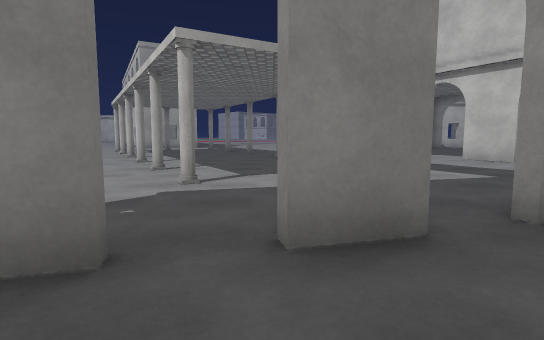
View 1 (above)

24 first-person views from a walk through a Unity game level. The camera is 1.2 m above the floor, tilts 6° down and sees 80° across. The floor is counted in squares, 2 m on a side. Each view is taken from the middle of a square. On the plan, view 1 faces up. The plan holds only what a view shows up to about 10 squares ahead; the rest is blank. The place goes on beyond the plan. Surface patterns are stand-ins for the level's own textures.

View 2
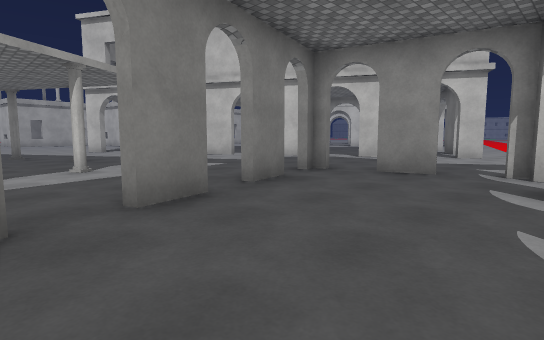

View 3
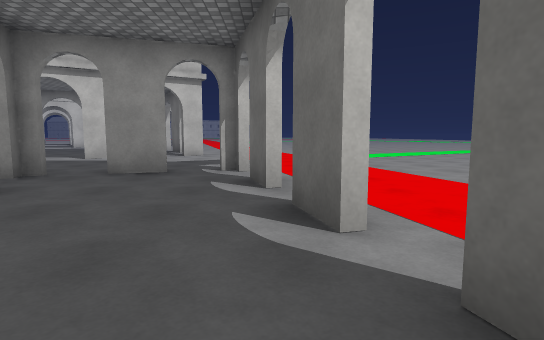

View 4
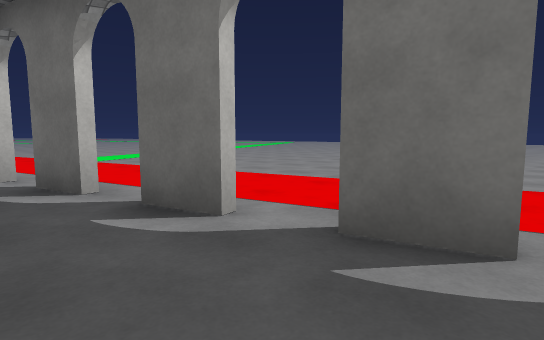

View 5
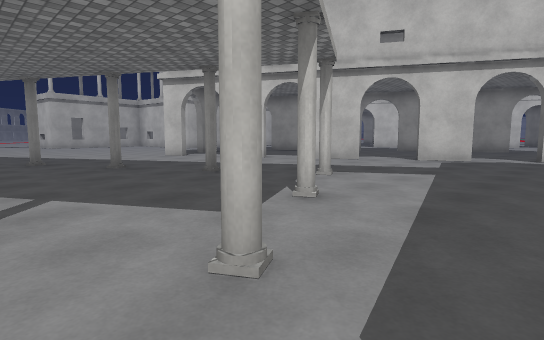

View 6
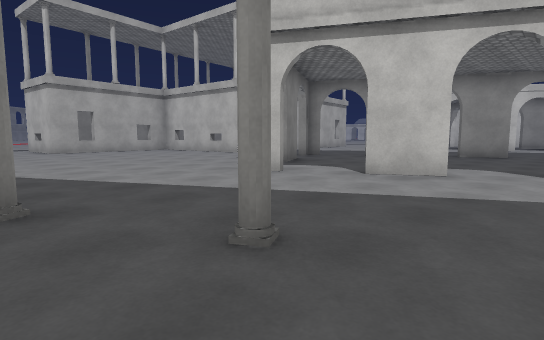

View 7
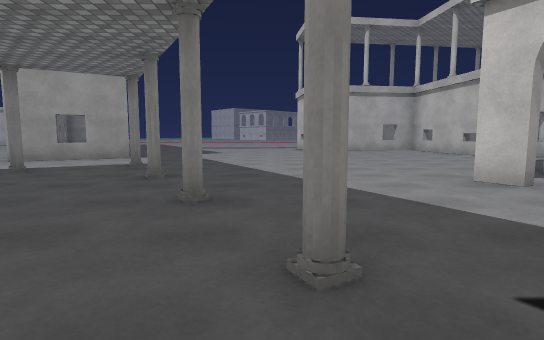

View 8
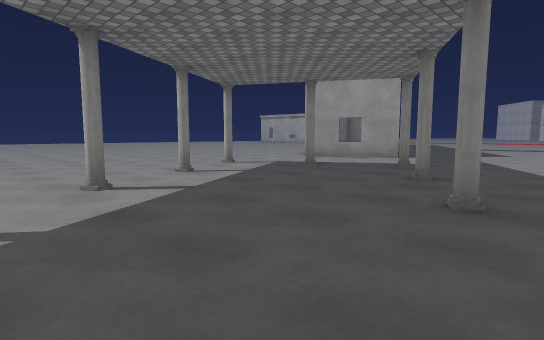

View 9
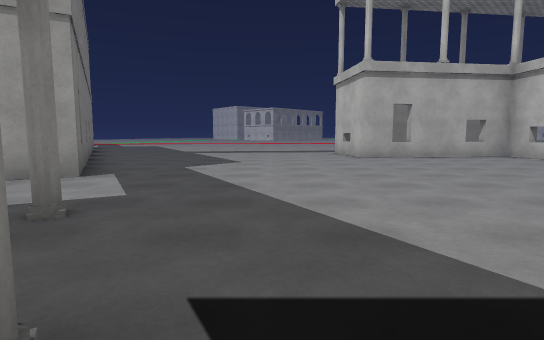

View 10
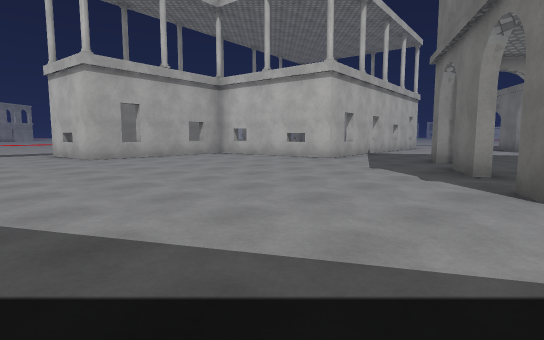

View 11
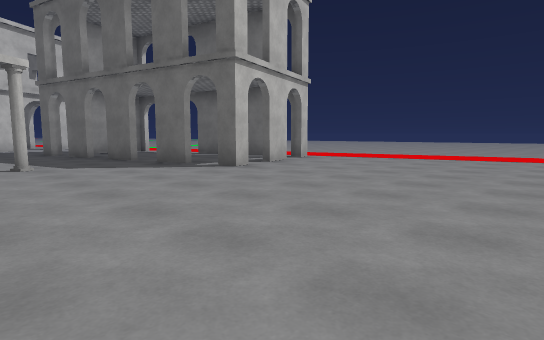

View 12
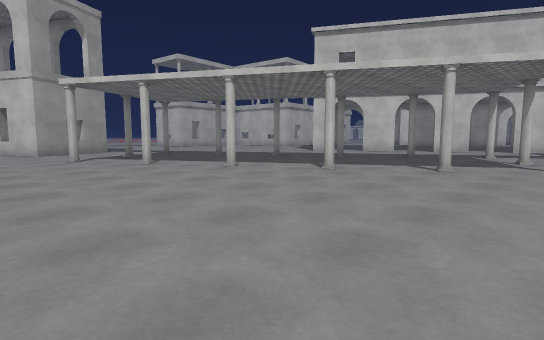

View 13
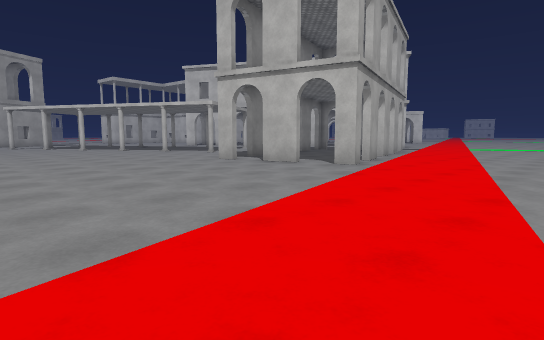

View 14
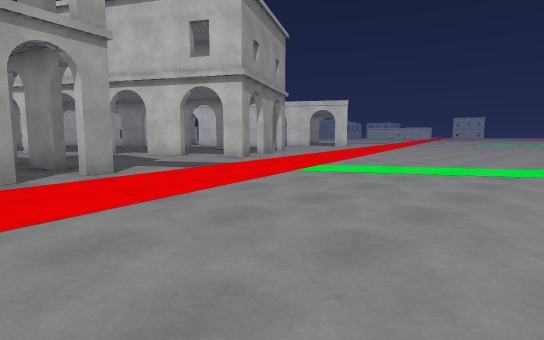

View 15
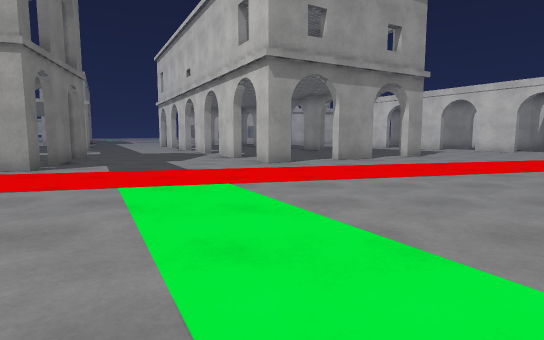

View 16
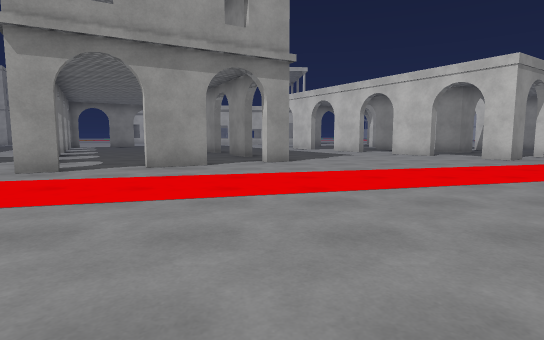

View 17
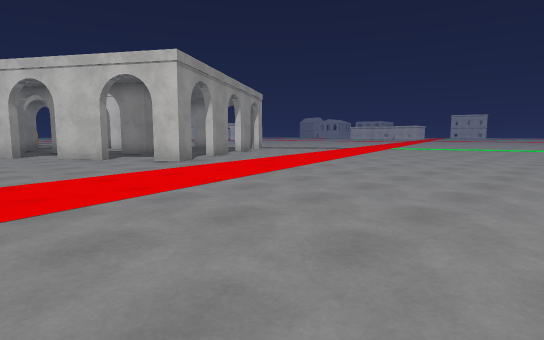

View 18
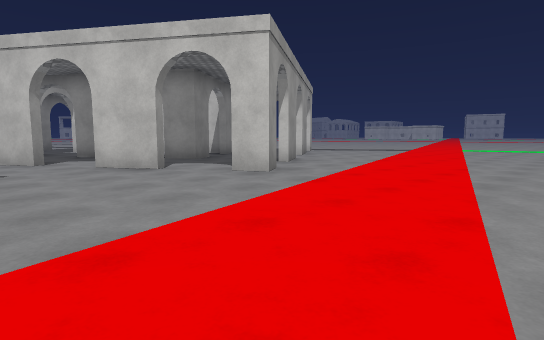

View 19
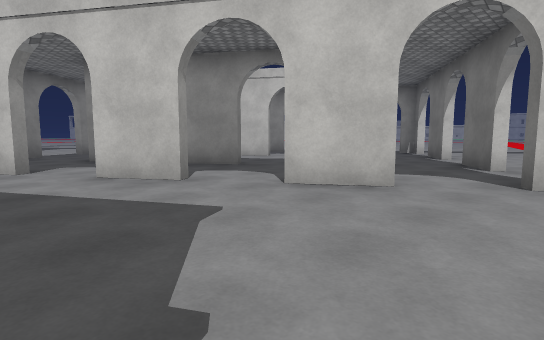

View 20
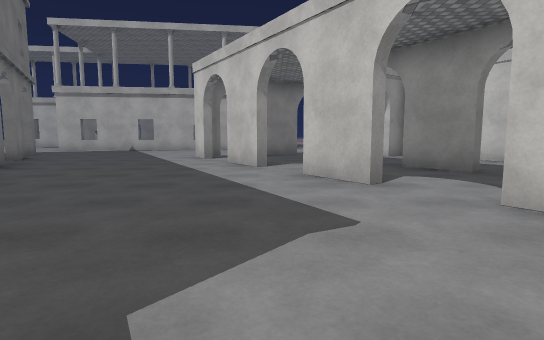

View 21
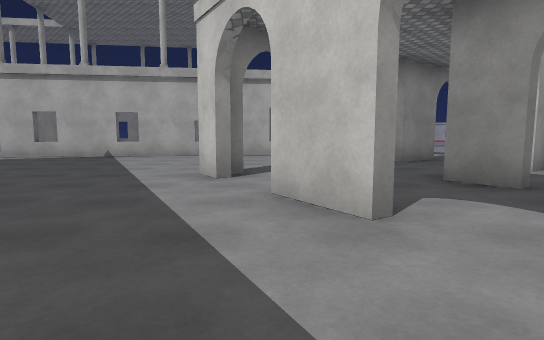

View 22
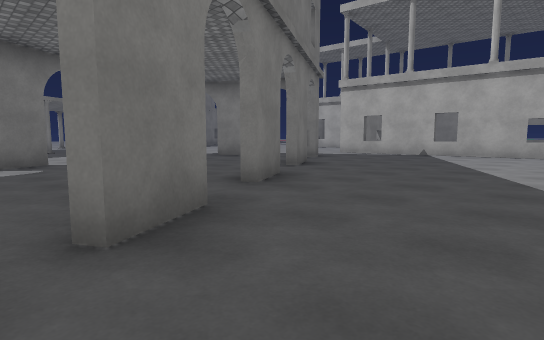

View 23
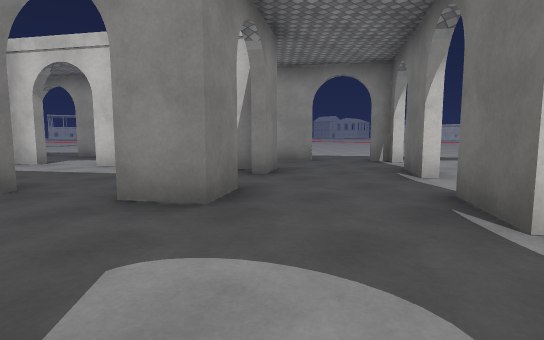

View 24
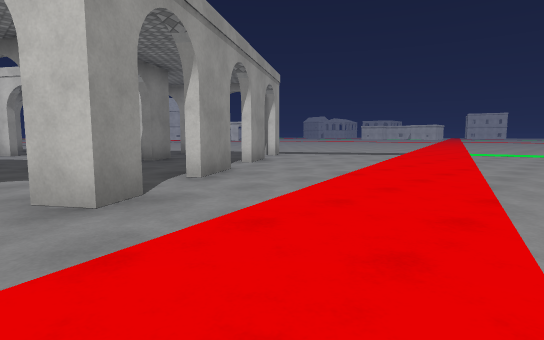

### Floor plan
Key: @ floor where view 1 was taken; # wall or solid block; x gap in a wall; . floor; = window, fence, low wall or low ledge.
Columns run from 8 left of view 1 to 27 right of it. Each row starts with its distance up from view 1.
 24         ..
 23         ..#
 22    .......# ###
 21   #.......###.#
 20   ##..........#
 19    #..........#
 18    ##..........#####=##
 17  ####..................
 16  .##...................  ## .x
 15  ......................#... .#
 14 ......#....................#..
 13 ..#.#...........#....#.......
 12 ...........#....##.......#...#
 11 ...#...#.........##...#......#  #
 10 ............#.....#.......#..  ..#.
  9 ....#...#...............#.....#...x
  8 .....#...#...#.....#....#...#.....#
  7 ...............................#...
  6 ......#...#....#....#....#...#......
  5 .........#..........................
  4 .......#.............#.....#........
  3 ............#...#..#................
  2 .......#xx#.........................
  1 .....#.......#...#..................
  0 ........@..........................
 -1 ......#..#x#........................
 -2 ......#x#...........................
 -3 .............................
 -4 ........................
 -5 ........................
 -6 ......     .......

Where each view was taken, in squares from view 1:
view 1: 0 up, 0 right, facing up
view 2: 1 down, 1 left, facing up-right
view 3: 1 down, 1 left, facing right
view 4: 0 up, 1 left, facing down-right
view 5: 3 up, 2 left, facing up-right
view 6: 8 up, 1 left, facing up-right
view 7: 8 up, 0 right, facing up
view 8: 8 up, 0 right, facing up-left
view 9: 12 up, 1 left, facing up
view 10: 12 up, 1 left, facing up-right
view 11: 5 up, 8 left, facing down-right
view 12: 4 up, 8 left, facing up-right
view 13: 6 down, 8 left, facing up-right
view 14: 6 down, 3 right, facing up-right
view 15: 6 down, 9 right, facing up
view 16: 4 down, 13 right, facing up
view 17: 3 down, 15 right, facing up-right
view 18: 0 up, 15 right, facing up-right
view 19: 4 up, 14 right, facing up-right
view 20: 4 up, 15 right, facing up
view 21: 8 up, 14 right, facing up
view 22: 7 up, 13 right, facing up-left
view 23: 5 up, 18 right, facing up-right
view 24: 1 up, 18 right, facing up-right
